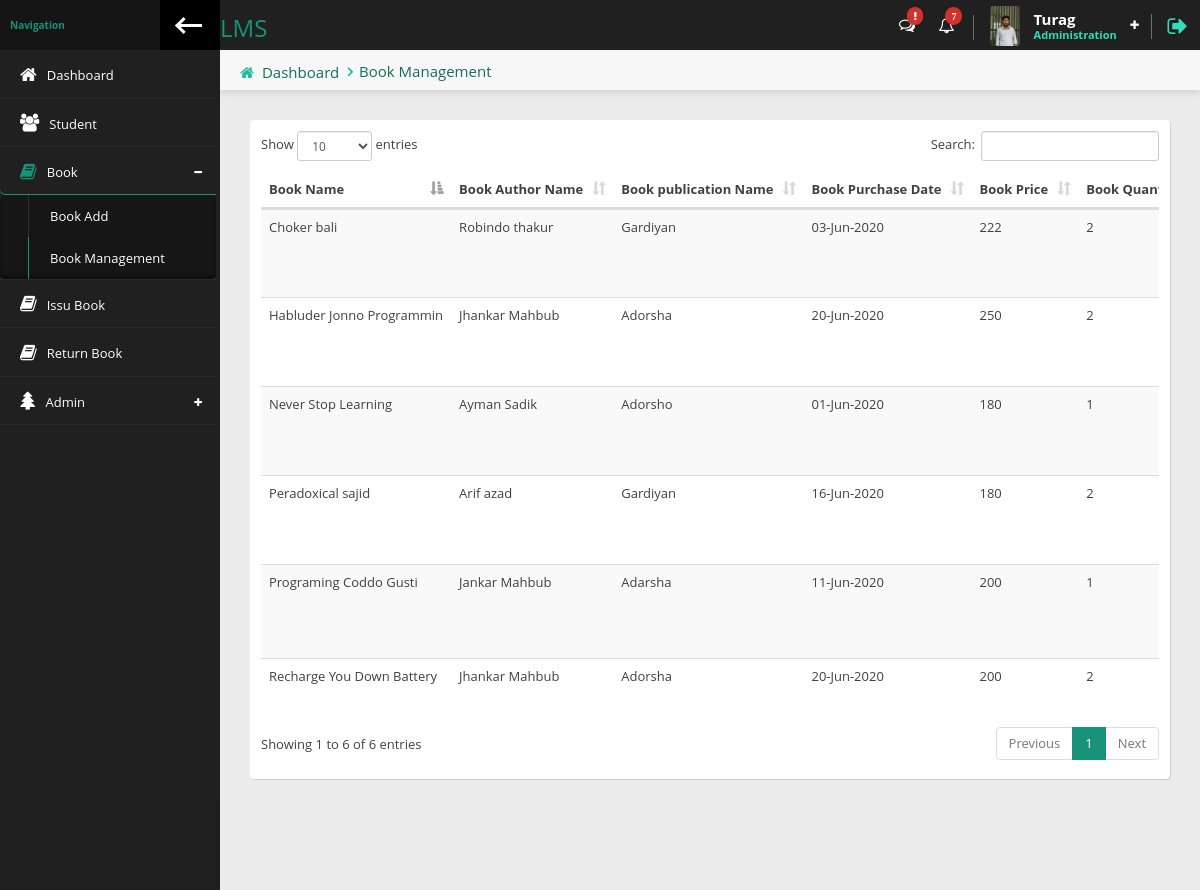
/library/book_manage.php (signed in), run on the app's committed database.
### tables this page shows
CREATE TABLE `librariyan` (
  `id` int(5) NOT NULL,
  `librariyan_name` varchar(50) NOT NULL,
  `librariyan_email` varchar(50) NOT NULL,
  `librariyan_username` varchar(50) NOT NULL,
  `librariyan_password` varchar(200) NOT NULL,
  `librariyan_status` tinyint(4) NOT NULL,
  `libraiyan_image` varchar(200) NOT NULL,
  `insertdate` timestamp NOT NULL DEFAULT CURRENT_TIMESTAMP
);

CREATE TABLE `book` (
  `id` int(5) NOT NULL,
  `book_name` varchar(50) NOT NULL,
  `book_author` varchar(50) NOT NULL,
  `book_pub_name` varchar(50) NOT NULL,
  `book_purchase_date` date NOT NULL,
  `book_price` varchar(10) NOT NULL,
  `book_quenty` int(5) NOT NULL,
  `abailavily_quenty` int(5) NOT NULL,
  `user_name` varchar(30) NOT NULL,
  `book_image` varchar(200) NOT NULL,
  `insert_date` timestamp NOT NULL DEFAULT CURRENT_TIMESTAMP
);

### library/book_manage.php (the view, shortened to what this page needs)
<?php
require_once './header.php';
require_once '../database.php';
?>
<div class="content">
    <div class="content-header">
        <div class="leftside-content-header">
            <ul class="breadcrumbs">
                <li><i class="fa fa-home" aria-hidden="true"></i><a href="#">Dashboard</a></li>
                <li><a href="javacript:avoid(0)">Book Management</a></li>
            </ul>
        </div>
    </div>
    <div class="row animated fadeInUp">
        <div class="col-sm-12">
            <div class="panel">
                <div class="panel-content">
                    <div class="table-responsive">
                        <table id="basic-table" class="data-table table table-striped nowrap table-hover" cellspacing="0" width="100%">
                            <thead>
                                <tr>
                                    <th>Book Name</th>
                                    <th>Book Author Name</th>
                                    <th>Book publication Name </th>
                                    <th>Book Purchase Date</th>
                                    <th>Book Price </th>
                                    <th>Book Quantity</th>
                                </tr>
                            </thead>
                            <tbody>
                                <?php
                                $sql = "SELECT * FROM `book`";
                                $query = mysqli_query($conn, $sql);
                                while ($assoc = mysqli_fetch_assoc($query)) {
                                    ?>
                                    <tr>
                                        <td><?= ucfirst($assoc['book_name']) ?></td>
                                        <td><?= ucfirst($assoc['book_author']) ?></td>
                                        <td><?= ucfirst($assoc['book_pub_name']) ?></td>
                                        <td><?= date('d-M-Y', strtotime($assoc['book_purchase_date'])) ?></td>
                                        <td><?= ucfirst($assoc['book_price']) ?></td>
                                        <td><?= ucfirst($assoc['book_quenty']) ?></td>
                                    </tr>
                                    <?php
                                }
                                ?>
                            </tbody>
                        </table>
                    </div>
                </div>
            </div>
        </div>
    </div>
</div>
<?php require_once './footer.php'; ?>

### library/header.php (shortened to what this page needs)
<?php
require_once '../database.php';
$page = $_SERVER['PHP_SELF'];
$page_explode = explode("/", $page);
$page_link = end($page_explode);
?>
<!doctype html>
<html lang="en" class="fixed left-sidebar-top">
    <head>
        <link href="../assets/vendor/pace/pace-theme-minimal.css" rel="stylesheet" />
        <link rel="stylesheet" href="../assets/vendor/bootstrap/css/bootstrap.css">
        <link rel="stylesheet" href="../assets/vendor/font-awesome/css/font-awesome.css">
        <link rel="stylesheet" href="../assets/vendor/animate.css/animate.css">
        <link rel="stylesheet" href="../assets/vendor/magnific-popup/magnific-popup.css">
        <link rel="stylesheet" href="../assets/vendor/data-table/media/css/dataTables.bootstrap.min.css">
        <link rel="stylesheet" href="../assets/stylesheets/css/style.css">
    </head>
    <body>
        <div class="wrap">
            <div class="page-header">
                <div class="leftside-header">
                    <div class="logo">
                        <a href="index.php" class="on-click">
                            <h3>LMS</h3>
                        </a>
                    </div>
                </div>
                <div class="rightside-header">
                    <div class="header-section hidden-xs" id="notice-headerbox">
                        <div class="notice" id="messages-notice">
                            <i class="fa fa-comments-o" aria-hidden="true"><span class="badge badge-xs badge-top-right x-danger"><i class="fa fa-exclamation"></i></span>
                            </i>
                        </div>
                        <div class="notice" id="alerts-notice">
                            <i class="fa fa-bell-o" aria-hidden="true"><span class="badge badge-xs badge-top-right x-danger">7</span></i>
                        </div>
                    </div>
                    <?php
                    $libraiyan_id = $_SESSION['librayian_id'];
                    $sql = "SELECT * FROM `librariyan` where id = '$libraiyan_id' ";
                    $query = mysqli_query($conn, $sql);
                    $assoc = mysqli_fetch_assoc($query);
                    ?>
                    <div class="header-section" id="user-headerbox">
                        <div class="user-header-wrap">
                            <div class="user-photo">
                                <img alt="profile photo" src="../assets/upload/libraiyan/<?= $assoc['libraiyan_image'] ?>" >
                            </div>
                            <div class="user-info">
                                <span class="user-name"> <?= ucfirst($assoc['librariyan_name']) ?></span>
                                <?php
                                if ($libraiyan_id == 3) {
                                    ?>
                                    <span class="user-profile">Administration</span>
                                    <?php
                                } else {
                                    ?>
                                    <span class="user-profile">Admin</span>
                                    <?php
                                }
                                ?>
                            </div>
                            <i class="fa fa-plus icon-open" aria-hidden="true"></i>
                        </div>
                    </div>
                    <div class="header-section">
                        <a href="logout.php" data-toggle="tooltip" data-placement="left" title="Logout"><i class="fa fa-sign-out log-out" aria-hidden="true"></i></a>
                    </div>
                </div>
            </div>
            <div class="page-body">
                <div class="left-sidebar">
                    <div class="left-sidebar-header">
                        <div class="left-sidebar-title">Navigation</div>
                        <div class="left-sidebar-toggle c-hamburger c-hamburger--htla hidden-xs" data-toggle-class="left-sidebar-collapsed" data-target="html">
                            <span></span>
                        </div>
                    </div>
                    <div id="left-nav" class="nano">
                        <div class="nano-content">
                            <nav>
                                <ul class="nav nav-left-lines" id="main-nav">
                                    <li class="<?= $page_link == 'index.php' ? 'active-item' : '' ?>"><a href="index.php"><i class="fa fa-home" aria-hidden="true"></i><span>Dashboard</span></a></li>
                                    <li class="<?= $page_link == 'student.php' ? 'active-item' : '' ?>"><a href="student.php"><i class="fa fa-users" aria-hidden="true"></i><span>Student</span></a></li>
                                    <li class="has-child-item  close-item <?= $page_link == 'book_add.php' ? 'open-item' : '' ?> <?= $page_link == 'book_manage.php' ? 'open-item' : '' ?>">
                                        <a><i class="fa fa-book" aria-hidden="true"></i><span>Book</span></a>
                                        <ul class="nav child-nav level-1" style="">
                                            <li class="<?= $page_link == 'book_add.php' ? 'active-item' : '' ?>"><a href="book_add.php">Book Add</a></li>
                                            <li class="<?= $page_link == 'book_manage.php' ? 'active-item' : '' ?>"><a href="book_manage.php">Book Management</a></li>
                                        </ul>
                                    </li>
                                    <li class="<?= $page_link == 'issubook.php' ? 'active-item' : '' ?>"><a href="issubook.php"><i class="fa fa-book" aria-hidden="true"></i><span>Issu Book</span></a></li>
                                    <li class="<?= $page_link == 'returnbook.php' ? 'active-item' : '' ?>"><a href="returnbook.php"><i class="fa fa-book" aria-hidden="true"></i><span>Return Book</span></a></li>
                                    <?php
                                    if ($_SESSION['librayian_id'] == 3) {
                                        ?>
                                        <li class="has-child-item  close-item <?= $page_link == 'subadmin_add.php' ? 'open-item' : '' ?> <?= $page_link == 'subadmin_manage.php' ? 'open-item' : '' ?>">
                                            <a><i class="fa fa-tree" aria-hidden="true"></i><span>Admin</span></a>
                                        </li>
                                        <?php
                                    } else {
                                        ?>
                                        <li disabled="disabled" title="Only Administer" class="<?= $page_link == '' ? 'active-item' : '' ?>"><a href="javascript:avoid(1)" ><i class="fa fa-tree"></i>Admin</a></li>
                                        <?php
                                    }
                                    ?>
                                </ul>
                            </nav>
                        </div>
                    </div>
                </div>

### data on the page
librariyan: libraiyan_image (picture), librariyan_name "Turag"
book: book_name "Never Stop Learning", book_author "Ayman Sadik", book_pub_name "Adorsho", book_purchase_date "01-Jun-2020", book_price "180", book_quenty "1"
book: book_name "Programing Coddo Gusti", book_author "Jankar Mahbub", book_pub_name "Adarsha", book_purchase_date "11-Jun-2020", book_price "200", book_quenty "1"
book: book_name "Habluder Jonno Programmin", book_author "Jhankar Mahbub", book_pub_name "Adorsha", book_purchase_date "20-Jun-2020", book_price "250", book_quenty "2"
book: book_name "Recharge You Down Battery", book_author "Jhankar Mahbub", book_pub_name "Adorsha", book_purchase_date "20-Jun-2020", book_price "200", book_quenty "2"
book: book_name "Peradoxical sajid", book_author "Arif azad", book_pub_name "Gardiyan", book_purchase_date "16-Jun-2020", book_price "180", book_quenty "2"
book: book_name "Choker bali", book_author "Robindo thakur", book_pub_name "Gardiyan", book_purchase_date "03-Jun-2020", book_price "222", book_quenty "2"
